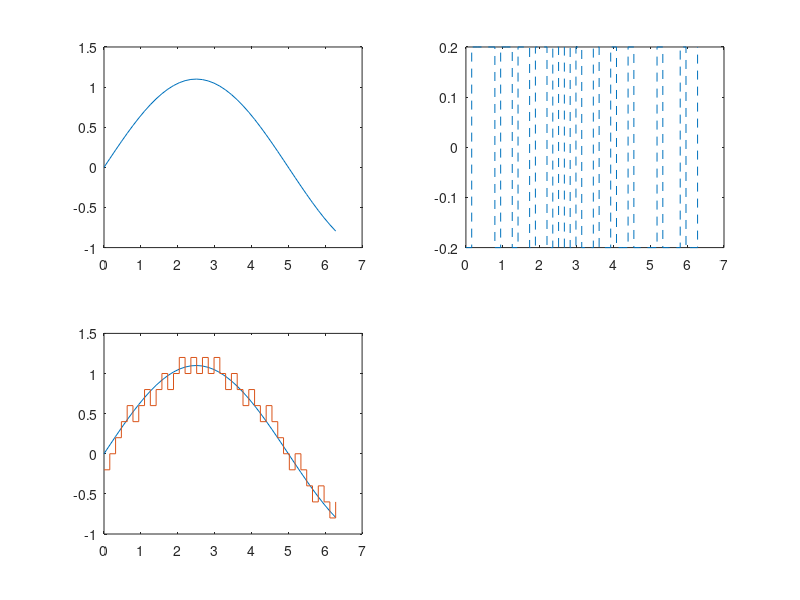

Source code (MATLAB):
clc;
clear all;
close all;
predictor = [0 1];
step = 0.2;
partition = [0]; codebook = [-1*step step];
t = 0:pi/20:2*pi;
x = 1.1*sin(0.2*pi*t);
encodex = dpcmenco(x, codebook, partition, predictor);
decodex = dpcmdeco(encodex, codebook, predictor);
%distor = (((x-decodex).^2)/length(x))
subplot(2,2,1);
plot(t,x);
%grid on;
subplot(2,2,2);
stairs(t, codebook(encodex+1), '--');
subplot(2,2,3);
plot(t,x);
hold;
stairs(t, decodex);